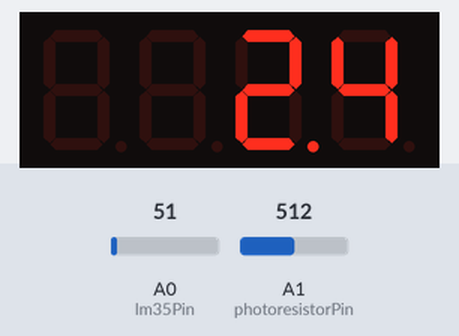
Bench run of a sketch on a simulated Arduino Uno, built with avr-gcc and run on an emulated ATmega328P. Parts: 4-digit seven-segment display. The inputs (shaded band) are chosen by the test bench; at power-on: A0 (lm35Pin) = 51, A1 (photoresistorPin) = 512.

Above: at 5.8 s.
5.9 s: A0 (lm35Pin) set to 61
At 11.2 s:
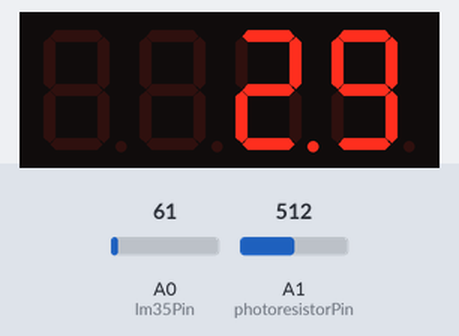
11.9 s: A0 (lm35Pin) set to 71
At 16.3 s:
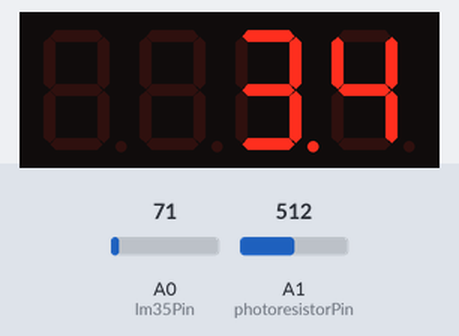
17.9 s: A0 (lm35Pin) set to 86
At 21.3 s:
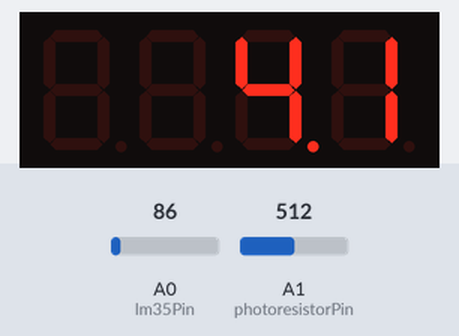
Timing chart, 0 to 22.8 s (numbered marks = the images above; inputs shaded):
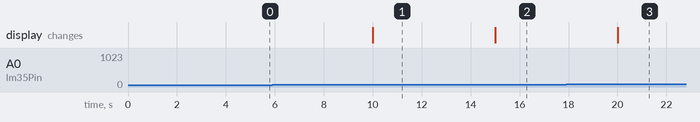

The sketch:

temp-and-light-sensor-for-led.ino
```cpp
#include <SevSeg.h>

SevSeg sevseg;  // Setting up the cool SevSeg library

const int lm35Pin = A0;      // The spot where we connect the LM35 temp sensor
const int photoresistorPin = A1;  // The place where the photoresistor hangs out

void setup() {
  Serial.begin(9600);  // Start chatting with the computer

  // Setting up pins for the 4-digit display
  byte numDigits = 4;
  byte digitPins[] = {2, 3, 4, 5};
  byte segmentPins[] = {6, 7, 8, 9, 10, 11, 12, 13};

  sevseg.begin(COMMON_ANODE, numDigits, digitPins, segmentPins);
}

void loop() {
  // gets analog vibes from sensors
  int lm35Value = analogRead(lm35Pin);
  int photoresistorValue = analogRead(photoresistorPin);

  // Converting to real-world info
  float temperatureCelsius = (lm35Value * 5.0 / 1024.0) * 100.0;
  int lightIntensity = map(photoresistorValue, 0, 1023, 0, 100);  // Mapping to percentage

  // Shows  the results on the 4-digit display
  int tempDisplay = temperatureCelsius;
  if (tempDisplay < 0) {
    tempDisplay = 0;  // Avoiding negative temp display
  }

  sevseg.setNumber(tempDisplay, 1);  // Displaying the temp
  sevseg.refreshDisplay();            // Refreshing the  display

  delay(5000);  // waits for 5 seconds before the next reading
}
```

Measured:
- after the input at 5.9 s, the display: changes after 4.1 s (image 1)
- after the input at 11.9 s, the display: changes after 3.1 s (image 2)
- after the input at 17.9 s, the display: changes after 2.1 s (image 3)
